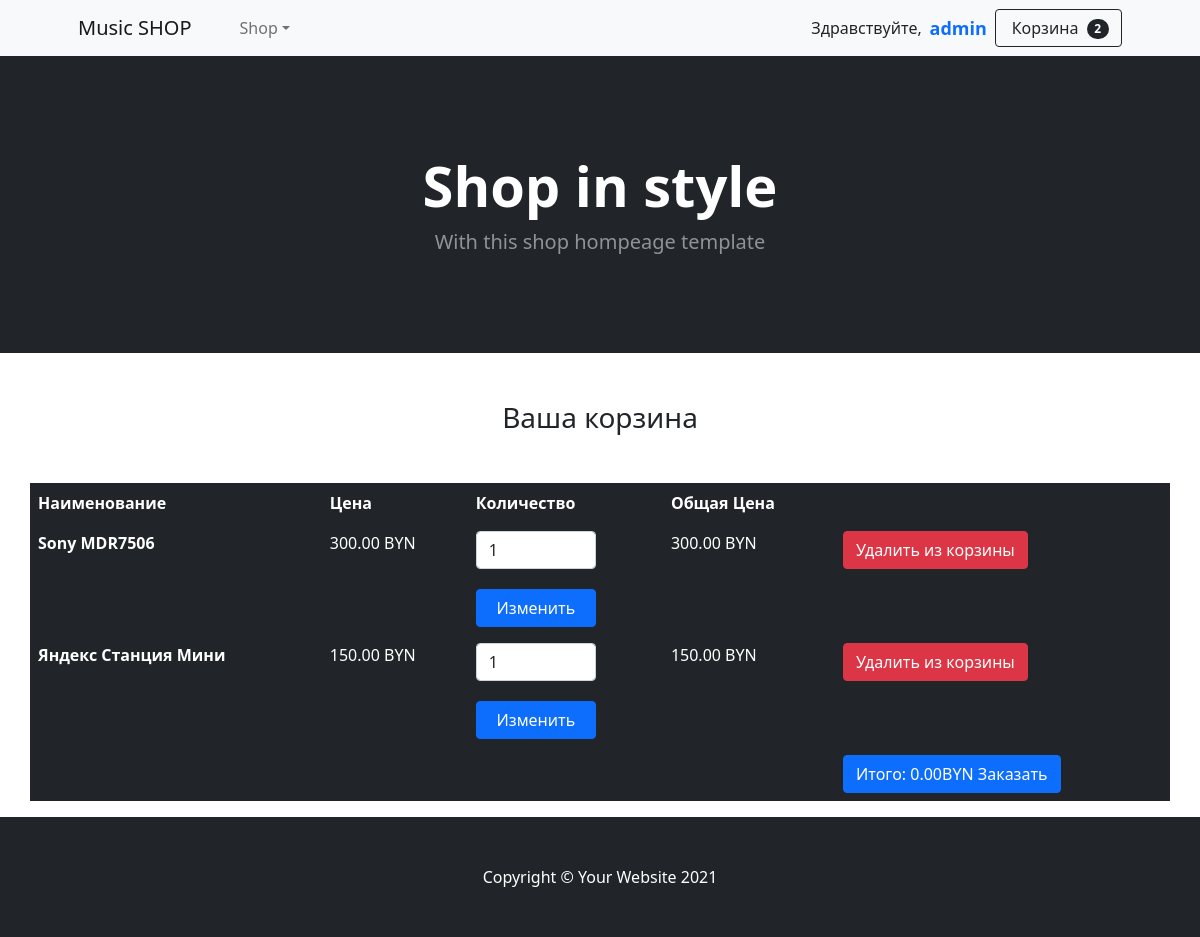
The page /cart/ (signed in) on the database as committed earlier.
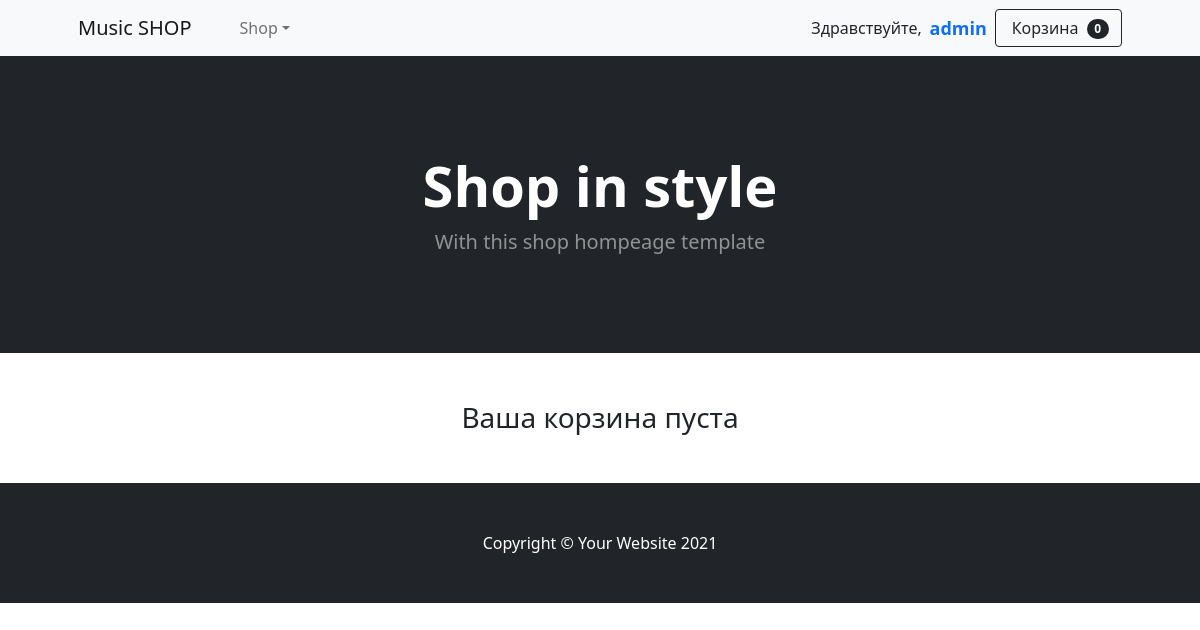
The same page on the database as committed later.
### main/models.py (models this page shows, shortened)
class Cart(models.Model):
    owner = models.ForeignKey('Customer', verbose_name='Покупатель', on_delete=models.CASCADE, null=True)
    products = models.ManyToManyField(CartProduct, blank=True, related_name='related_cart')
    total_products = models.PositiveIntegerField(default=0)
    final_price = models.DecimalField(max_digits=9, decimal_places=2, verbose_name='Общая цена', default=0)
    in_order = models.BooleanField(default=False)
    for_anonymous_user = models.BooleanField(default=False)

class CartProduct(models.Model):
    user = models.ForeignKey('Customer', verbose_name='Покупатель', on_delete=models.CASCADE)
    cart = models.ForeignKey('Cart', verbose_name='Корзина', on_delete=models.CASCADE, related_name='related_product')
    content_type = models.ForeignKey(ContentType, on_delete=models.CASCADE)
    object_id = models.PositiveIntegerField()
    content_object = GenericForeignKey('content_type', 'object_id')
    qty = models.PositiveIntegerField(default=1)
    final_price = models.DecimalField(max_digits=9, decimal_places=2, verbose_name='Общая цена')

class Product(models.Model):
    class Meta:
        abstract = True
    category = models.ForeignKey(Category, verbose_name='Категория', on_delete=models.CASCADE)
    title = models.CharField(max_length=100, verbose_name='Название товара')
    slug = models.SlugField(unique=True)
    image = models.ImageField(verbose_name='Изображение')
    description = models.TextField(verbose_name='Описание', null=True, blank=True)
    price = models.DecimalField(max_digits=9, decimal_places=2, verbose_name='Цена')
    def get_model_name(self):
        return self.__class__.__name__.lower()

class EarphonesProduct(Product):
    type = models.CharField(max_length=50, verbose_name='Тип')
    construction = models.CharField(max_length=50, verbose_name='Конструкция')
    wireless = models.BooleanField(default=False, verbose_name='Беспроводные')
    cable_len = models.CharField(max_length=50, verbose_name='Длина кабеля', null=True, blank=True)
    frequency = models.CharField(max_length=100, verbose_name='Частотный дипозон')
    sensitivities = models.CharField(max_length=60, verbose_name='Чувствительность')

class SpeakersProduct(Product):
    BT = 'Bluetooth'
    SMART = 'Smart'
    USUAL = 'Usual'
    TYPE_SPEAKERS = (
        (BT, 'Bluetooth - колонка'),
        (SMART, 'Умная колонка'),
        (USUAL, 'Проводная колонка')
    )
    type = models.CharField(max_length=50, verbose_name='Тип', choices=TYPE_SPEAKERS)
    RMS = models.CharField(max_length=60, verbose_name='Мощность')
    frequency = models.CharField(max_length=100, verbose_name='Частотный дипозон')

### main/views.py (the view)
# urls.py: path('cart/', CartView.as_view(), name='cart'),
class CartView(CartMixin, View):
    def get(self, request, *args, **kwargs):
        categories = Category.objects.get_category_counts(**kwargs)
        context = {
            'cart': self.cart,
            'categories': categories
        }
        return render(request, 'cart.html', context)

### main/mixins.py (called while the page is built)
    def dispatch(self, request, *args, **kwargs):
        if request.user.is_authenticated:
            customer = Customer.objects.filter(user=request.user).first()
            if not customer:
                customer = Customer.objects.create(user=request.user)
            cart = Cart.objects.filter(owner=customer, in_order=False).first()
            if not cart:
                cart = Cart.objects.create(owner=customer)
        else:
            cart = Cart.objects.filter(for_anonymous_user=True).first()
            if not cart:
                cart = Cart.objects.create(for_anonymous_user=True)
        self.cart = cart
        return super().dispatch(request,*args,**kwargs)

### main/models.py (called while the page is built)
def get_models_for_count(*model_names):
    return [models.Count(model_name) for model_name in model_names]

    def get_queryset(self):
        return super().get_queryset()

    def get_category_counts(self):
        models = get_models_for_count('earphonesproduct', 'speakersproduct')
        qs = list(self.get_queryset().annotate(*models))
        data = [
            dict(name=c.name, url=c.get_absolute_url(), count=getattr(c, self.CATEGORY_NAME_COUNT_NAME[c.name]))
            for c in qs
        ]
        return data

    def get_absolute_url(self):
        return reverse('category_detail', kwargs={'slug': self.slug})

### main/templates/cart.html (shortened to what this page needs)
{% extends 'base.html' %}
{% load static %}
{% block content %}
<h3 class="text-center mt-5 mb-5">Ваша корзина{% if not cart.products.count %} пуста{% endif %}</h3>
{% if cart.products.count %}
<div class="container">
      <div class="row justify-content-md-center">
        <table class="table table-dark table-borderless">
          <thead>
            <tr>
              <th scope="col">Наименование</th>
              <th scope="col">Цена</th>
              <th scope="col">Количество</th>
              <th scope="col">Общая Цена</th>
              <th scope="col"></th>
            </tr>
          </thead>
          <tbody>
              {% for item in cart.products.all %}
                <tr>
                  <th scope="row">{{ item.content_object.title }}</th>
                  <td>{{ item.content_object.price }} BYN</td>
                  <td>
                    <form action="{% url 'change_qty_cart' ct_model=item.content_object.get_model_name slug=item.content_object.slug %}" method="POST">
                      <input type="number" value="{{ item.qty }}" name="qty" min="1" class="form-control" style="width: 120px;">
                      <button style="margin-top: 20px; width: 120px;" class="btn btn-primary">Изменить</button>
                    </form>
                  </td>
                  <td>{{ item.final_price }} BYN</td>
                  <td>
                    <a href="{% url 'delete_from_cart' ct_model=item.content_object.get_model_name slug=item.content_object.slug %}"><button class="btn btn-danger">Удалить из корзины</button></a>
                  </td>
                </tr>
              {% endfor %}
                <td colspan="4"></td>
                <td><a href="{% url 'checkout' %}"><button class="btn btn-primary">Итого: {{ cart.final_price }}BYN Заказать</button></a></td>
          </tbody>
        </table>
      </div>
</div>
{% endif %}
{% endblock %}

### main/templates/base.html (shortened to what this page needs)
<!DOCTYPE html>
<html lang="en">
    <head>
        <link href="https://cdn.jsdelivr.net/npm/bootstrap@5.0.2/dist/css/bootstrap.min.css" rel="stylesheet">
    </head>
    <body>
        <nav class="navbar navbar-expand-lg navbar-light bg-light">
            <div class="container px-4 px-lg-5">
                <a class="navbar-brand" href="{% url 'base' %}">Music SHOP</a>
                <div class="collapse navbar-collapse" id="navbarSupportedContent">
                    <ul class="navbar-nav me-auto mb-2 mb-lg-0 ms-lg-4">
                        <li class="nav-item dropdown">
                            <a class="nav-link dropdown-toggle" id="navbarDropdown" href="#" role="button" data-bs-toggle="dropdown" aria-expanded="false">Shop</a>
                        </li>
                    </ul>
                    {% if request.user.is_authenticated %}
                        Здравствуйте,
                            <span class="badge badge-danger">
                                <a href="#" style="text-decoration: none; font-size: 18px;">{{request.user.username}} </a>
                            </span>
                    {% endif%}
                    <form class="d-flex">
                        <a class="btn btn-outline-dark" href="{% url 'cart' %}">
                                Корзина
                                <span class="badge bg-dark text-white ms-1 rounded-pill">{{ cart.products.count }}</span>
                        </a>
                    </form>
                </div>
            </div>
        </nav>
        <header class="bg-dark py-5">
            <div class="container px-4 px-lg-5 my-5">
                <div class="text-center text-white">
                    <h1 class="display-4 fw-bolder">Shop in style</h1>
                    <p class="lead fw-normal text-white-50 mb-0">With this shop hompeage template</p>
                </div>
            </div>
        </header>
        {% block content %}{% endblock %}
        <footer class="py-5 bg-dark">
            <div class="container"><p class="m-0 text-center text-white">Copyright &copy; Your Website 2021</p></div>
        </footer>
    </body>
</html>

Rows that differ between the two databases and show on the page:
removed Cart: products.count "2", final_price "0.00"
removed CartProduct: content_object "Sony MDR7506", content_object.price "300.00", qty "1", final_price "300.00"
removed CartProduct: content_object "Яндекс Станция Мини", content_object.price "150.00", qty "1", final_price "150.00"
added Cart: products.count "0"
Other text that changed with them:
text no longer shown: "Наименование Цена Количество Общая Цена Итого: BYN Заказать"
text now shown: "пуста"
